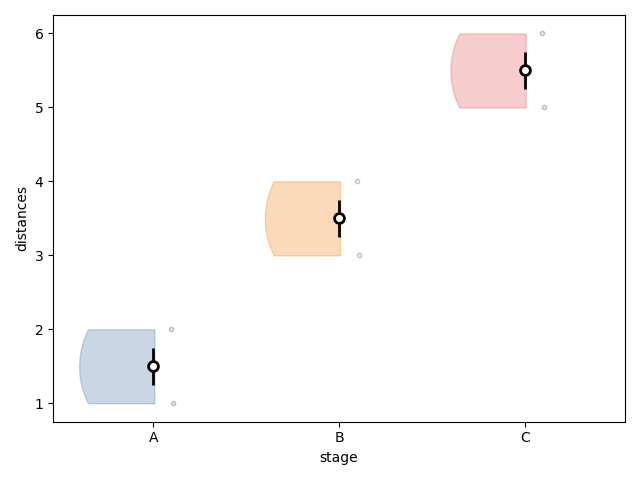

Here is the Python script that generated this plot:
import pandas as pd
import matplotlib.pyplot as plt
from src.eigenp_utils.plotting_utils import raincloud_plot

df = pd.DataFrame({
    'stage': ['A', 'A', 'B', 'B', 'C', 'C'],
    'distances': [1, 2, 3, 4, 5, 6]
})

fig, ax1 = plt.subplots()

raincloud_plot(x='stage', y='distances',
                hue='stage',
                data=df,
               size_scatter=10,
               size_median=50,
               alpha_scatter=0.2,
               alpha_violin=0.3,
               linewidth_scatter=1,
               linewidth_boxplot=2,
               offset_scatter=0.1,
               ax=ax1)

plt.savefig('test_raincloud.png')
print("Successfully generated plot!")
